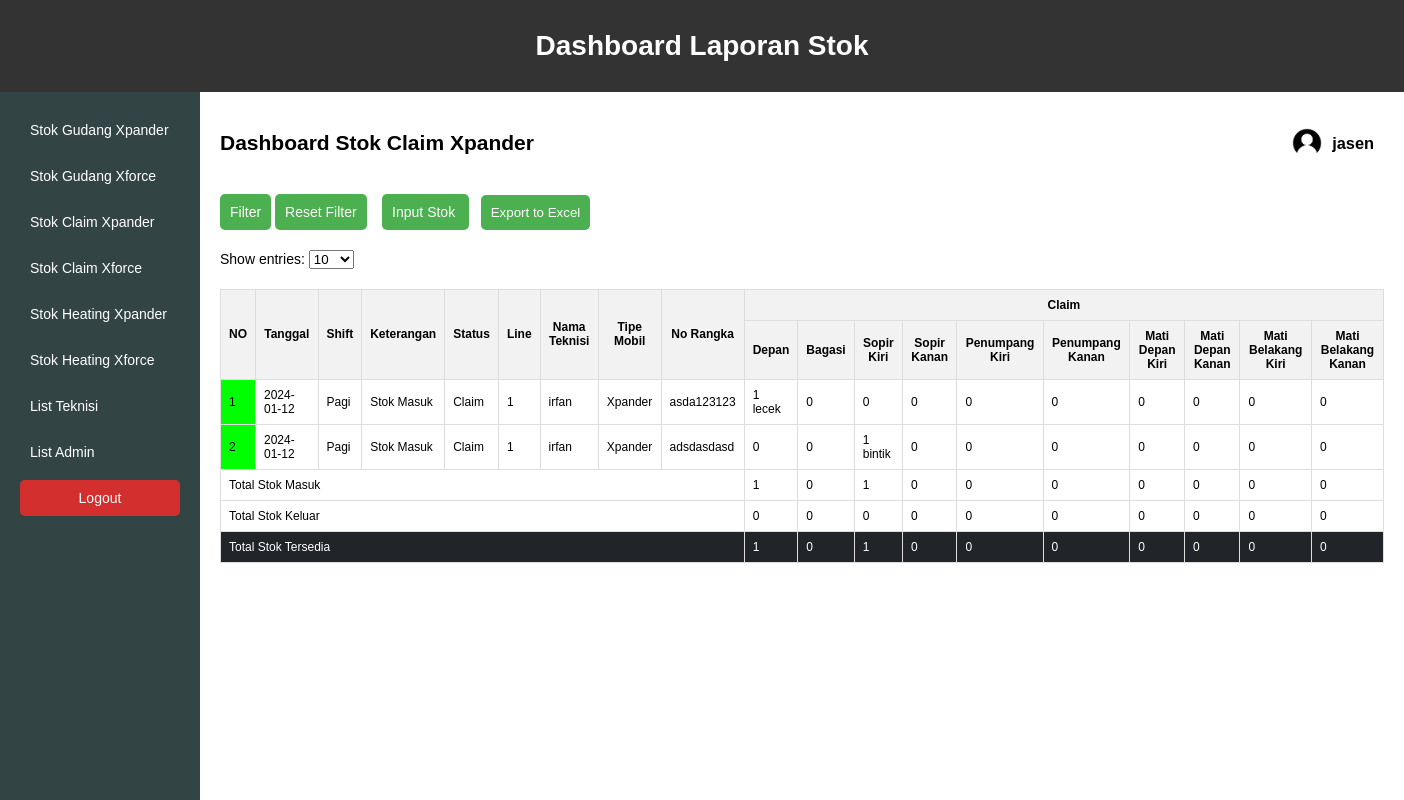
The page /stok_claim_xpander.php (signed in) on the database its author committed.
### tables this page shows
CREATE TABLE `claim_xpander` (
  `id_c_xpander` int(5) NOT NULL,
  `tanggal` date NOT NULL,
  `shift` varchar(20) NOT NULL,
  `line` int(11) NOT NULL,
  `nama_teknisi` varchar(20) NOT NULL,
  `keterangan` text NOT NULL,
  `status` varchar(50) NOT NULL,
  `tipe_mobil` varchar(20) NOT NULL,
  `no_rangka` varchar(50) NOT NULL,
  `kdp` int(11) NOT NULL,
  `kbg` int(11) NOT NULL,
  `kpkr` int(11) NOT NULL,
  `kpkn` int(11) NOT NULL,
  `kskr` int(11) NOT NULL,
  `kskn` int(11) NOT NULL,
  `kmdkr` int(11) NOT NULL,
  `kmdkn` int(11) NOT NULL,
  `kmbkr` int(11) NOT NULL,
  `kmbkn` int(11) NOT NULL,
  `alasan_kdp` varchar(255) DEFAULT NULL,
  `alasan_kbg` varchar(255) DEFAULT NULL,
  `alasan_kpkr` varchar(255) DEFAULT NULL,
  `alasan_kpkn` varchar(255) DEFAULT NULL,
  `alasan_kskr` varchar(255) DEFAULT NULL,
  `alasan_kskn` varchar(255) DEFAULT NULL,
  `alasan_kmdkr` varchar(255) DEFAULT NULL,
  `alasan_kmdkn` varchar(255) DEFAULT NULL,
  `alasan_kmbkr` varchar(255) DEFAULT NULL,
  `alasan_kmbkn` varchar(255) DEFAULT NULL
);

### stok_claim_xpander.php (the view, shortened to what this page needs)
<?php
$userName = $_SESSION['username'];
?>
<!DOCTYPE html>
<html lang="en">
<head>
</head>
<body>
<div class="header">
    <h1>Dashboard Laporan Stok</h1>
</div>
<div class="container">
        <div class="sidebar">
            <div class="menu">
                <a href="stok_mt_xpander.php?produk=xpander&jenis=bahan_mentah">Stok Gudang Xpander</a>
                <a href="stok_mt_xforce.php?produk=xforce&jenis=bahan_mentah">Stok Gudang Xforce</a>
                <a href="stok_claim_xpander.php">Stok Claim Xpander</a>
                <a href="stok_claim_xforce.php">Stok Claim Xforce</a>
                <a href="stok_ht_xpander.php?produk=xpander&jenis=heating">Stok Heating Xpander</a>
                <a href="stok_ht_xforce.php?produk=xforce&jenis=heating">Stok Heating Xforce</a>
                <a href="list_teknisi.php">List Teknisi</a>
                <a href="list_admin.php">List Admin</a>
            </div>
            <div class="logout">
                <a href="logout.php">Logout</a>
            </div>
        </div>
		<div class="content">
   <div class="inner-header">
<div>
     <h2>Dashboard Stok Claim Xpander </h2>
	 </div>
	 <div class="inner-header">
        <h3><img style="max-width:30px; "src="asset/image/profile1.png"><?php echo $userName; ?></h3>
    </div>
	  </div>
    <div class="button-container">
	<a href="javascript:void(0);" onclick="toggleFilterForm()">Filter</a>
		<a href="stok_claim_xpander.php"style="margin-right:1%;">Reset Filter</a>
        <a href="input_claim_xpander.php"style="margin-right:1%;">Input Stok </a>
		<button onclick="exportToExcel()">Export to Excel</button>
    </div>
	<div class="button-container">
        <label for="showEntriesSelect">Show entries:</label>
        <select id="showEntriesSelect" onchange="showEntries()">
            <option value="10">10</option>
        </select>
    </div>
    <table>
        <thead>
            <tr>
                <th rowspan="2">NO</th>
                <th rowspan="2">Tanggal</th>
                <th rowspan="2">Shift</th>
                <th rowspan="2">Keterangan</th>
				<th rowspan="2">Status</th>
				<th rowspan="2">Line</th>
				<th rowspan="2">Nama Teknisi</th>
				<th rowspan="2">Tipe Mobil</th>
				<th rowspan="2">No Rangka</th>
                <th colspan="10">Claim</th>
            </tr>
            <tr>
                <th>Depan</th>
                <th>Bagasi</th>
                <th>Sopir Kiri</th>
                <th>Sopir Kanan</th>
                <th>Penumpang Kiri</th>
                <th>Penumpang Kanan</th>
                <th>Mati Depan Kiri</th>
                <th>Mati Depan Kanan</th>
                <th>Mati Belakang Kiri</th>
                <th>Mati Belakang Kanan</th>
            </tr>
        </thead>
        <tbody>
            <?php
            $no = 1;
            include 'koneksi.php';
            $totalStokMasukClaim = [
                'kdp' => 0, 'kbg' => 0, 'kpkr' => 0, 'kpkn' => 0,
                'kskr' => 0, 'kskn' => 0, 'kmdkr' => 0, 'kmdkn' => 0,
                'kmbkr' => 0, 'kmbkn' => 0
            ];
            $totalStokKeluarClaim = [
                'kdp' => 0, 'kbg' => 0, 'kpkr' => 0, 'kpkn' => 0,
                'kskr' => 0, 'kskn' => 0, 'kmdkr' => 0, 'kmdkn' => 0,
                'kmbkr' => 0, 'kmbkn' => 0
            ];
			$sql = "SELECT * FROM claim_xpander";
			$result = mysqli_query($koneksi, $sql);
            if (mysqli_num_rows($result) > 0) {
                while($row = mysqli_fetch_assoc($result)) {
                    echo "<tr>";
                    if ($row["keterangan"] == "Stok Masuk") {
						echo "<td class='stok-masuk'>" . $no . "</td>";
					} elseif ($row["keterangan"] == "Stok Keluar") {
						echo "<td class='stok-keluar'>" . $no . "</td>";
					}elseif ($row["keterangan"] == "Stok Masuk Dari Line") {
						echo "<td class='stok-masuk-dari-line'>" . $no . "</td>";
					}
                    echo "<td>" . $row["tanggal"] . "</td>";
                    echo "<td>" . $row["shift"] . "</td>";
                    echo "<td>" . $row["keterangan"] . "</td>";
					echo "<td>" . $row["status"] . "</td>";
					echo "<td>" . $row["line"] . "</td>";
					echo "<td>" . $row["nama_teknisi"] . "</td>";
					echo "<td>" . $row["tipe_mobil"] . "</td>";
					echo "<td>" . $row["no_rangka"] . "</td>";
                    if ($row["keterangan"] == "Stok Masuk") {
                        foreach ($totalStokMasukClaim as $key => $value) {
                            $totalStokMasukClaim[$key] += $row[$key];
                        }
                    } elseif ($row["keterangan"] == "Stok Keluar") {
                        foreach ($totalStokKeluarClaim as $key => $value) {
                            $totalStokKeluarClaim[$key] += $row[$key];
                        }
                    }
                    echo "<td>" . $row["kdp"] 	. " " .$row["alasan_kdp"] . "</td>";
                    echo "<td>" . $row["kbg"] 	. " ".$row["alasan_kbg"] . "</td>";
                    echo "<td>" . $row["kpkr"] 	. " ".$row["alasan_kpkr"] . "</td>";
                    echo "<td>" . $row["kpkn"]	. " ".$row["alasan_kpkn"] . "</td>";
                    echo "<td>" . $row["kskr"] 	. " ".$row["alasan_kskr"] . "</td>";
                    echo "<td>" . $row["kskn"] 	. " ".$row["alasan_kskn"] . "</td>";
                    echo "<td>" . $row["kmdkr"] . " ".$row["alasan_kmdkr"] . "</td>";
                    echo "<td>" . $row["kmdkn"] . " ".$row["alasan_kmdkn"] . "</td>";
                    echo "<td>" . $row["kmbkr"] . " ".$row["alasan_kmbkr"] . "</td>";
                    echo "<td>" . $row["kmbkn"] . " ".$row["alasan_kmbkn"] . "</td>";
                    echo "</tr>";
                    $no++;
                }
            } else {
                echo "<tr><td colspan='15'>Tidak ada data</td></tr>";
            }
            ?>
        </tbody>
		<tfoot>
            <tr>
                <td colspan='9'>Total Stok Masuk</td>
                <?php
                foreach ($totalStokMasukClaim as $value) {
                    echo "<td>$value</td>";
                }
                ?>
            </tr>
            <tr>
                <td colspan='9'>Total Stok Keluar</td>
                <?php
                foreach ($totalStokKeluarClaim as $value) {
                    echo "<td>$value</td>";
                }
                ?>
            </tr>
            <tr>
                <td colspan='9'>Total Stok Tersedia</td>
                <?php
                foreach ($totalStokMasukClaim as $key => $value) {
                    $totalStokTersediaClaim[$key] = $totalStokMasukClaim[$key] - $totalStokKeluarClaim[$key];
                    echo "<td>$totalStokTersediaClaim[$key]</td>";
                }
                ?>
            </tr>
        </tfoot>
    </table>
	</div>
</body>
</html>

### stok_claim_xpander.php (style rules this page uses)
body { font-family: Arial, sans-serif; margin: 20px; }
table { width: 100%; border-collapse: collapse; margin-top: 20px; }
th, td { font-size: 12px; border: 1px solid #ddd; padding: 8px; text-align: left; }
th { background-color: #f2f2f2; text-align: center; }
.button-container { margin-top: 20px; }
.button-container a, .button-container button { padding: 10px; background-color: #4CAF50; color: white; text-decoration: none; border: none; border-radius: 5px; cursor: pointer; }
table tfoot tr:last-child { background-color: #212529; color: white; }
body { font-family: Arial, sans-serif; margin: 0; font-size: 14px; display: flex; flex-direction: column; min-height: 100vh; background-color: #f4f4f4; }
h1 { text-align: center; margin: 20px 0; }
.container { display: flex; flex: 1; }
.sidebar { background-color: #344; padding: 20px; min-width: 200px; box-sizing: border-box; color: white; }
.header { background-color: #333; padding: 10px; min-width: 200px; box-sizing: border-box; color: white; }
.menu a { text-decoration: none; padding: 10px; color: white; border-radius: 5px; margin-bottom: 10px; display: block; transition: background-color 0.3s; }
.logout { text-align: center; margin-top: auto; }
.logout a { text-decoration: none; padding: 10px; background-color: #d32f2f; color: white; border-radius: 5px; display: block; transition: background-color 0.3s; }
.content { padding: 20px; flex: 1; background-color: white; }
.stok-masuk { background-color: #00FF00; }
.inner-header { display: flex; justify-content: space-between; align-items: center; }
.inner-header { background-color: #fff; box-sizing: border-box; color: #000; }
.inner-header h2, .inner-header h3, .inner-header h3 img { margin-right: 10px; }
.inner-header h3 { display: flex; align-items: center; }
.inner-header h3 img { margin-right: 10px; }

### rows shown on the page
claim_xpander: tanggal "2024-01-12", shift "Pagi", keterangan "Stok Masuk", status "Claim", line "1", nama_teknisi "irfan", tipe_mobil "Xpander", no_rangka "asda123123", kdp "1", alasan_kdp "lecek", kbg "0", kpkr "0", kpkn "0", kskr "0", kskn "0", kmdkr "0", kmdkn "0", kmbkr "0", kmbkn "0"
claim_xpander: tanggal "2024-01-12", shift "Pagi", keterangan "Stok Masuk", status "Claim", line "1", nama_teknisi "irfan", tipe_mobil "Xpander", no_rangka "adsdasdasd", kdp "0", kbg "0", kpkr "1", alasan_kpkr "bintik", kpkn "0", kskr "0", kskn "0", kmdkr "0", kmdkn "0", kmbkr "0", kmbkn "0"

### other values the page prints
$userName "jasen"
$value "1"
$value "0"
$totalStokTersediaClaim[$key] "1"
$totalStokTersediaClaim[$key] "0"
